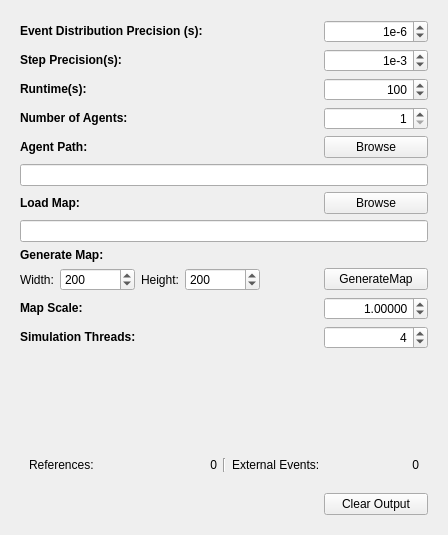
          <widget class="QWidget" name="scrollAreaWidgetContents">
           <property name="geometry">
            <rect>
             <x>0</x>
             <y>0</y>
             <width>448</width>
             <height>535</height>
            </rect>
           </property>
           <layout class="QVBoxLayout" name="verticalLayout_2">
            <item>
             <widget class="QWidget" name="widget_3" native="true">
              <property name="sizePolicy">
               <sizepolicy hsizetype="Expanding" vsizetype="Expanding">
                <horstretch>0</horstretch>
                <verstretch>0</verstretch>
               </sizepolicy>
              </property>
              <property name="minimumSize">
               <size>
                <width>0</width>
                <height>0</height>
               </size>
              </property>
              <layout class="QGridLayout" name="gridLayout_2">
               <item row="5" column="0">
                <widget class="QLabel" name="label">
                 <property name="text">
                  <string>&lt;b&gt;Agent Path:</string>
                 </property>
                 <property name="buddy">
                  <cstring>browseLuaAgentButton</cstring>
                 </property>
                </widget>
               </item>
               <item row="22" column="0" colspan="3">
                <widget class="QWidget" name="widget_4" native="true">
                 <property name="sizePolicy">
                  <sizepolicy hsizetype="MinimumExpanding" vsizetype="Fixed">
                   <horstretch>0</horstretch>
                   <verstretch>0</verstretch>
                  </sizepolicy>
                 </property>
                 <property name="minimumSize">
                  <size>
                   <width>0</width>
                   <height>0</height>
                  </size>
                 </property>
                 <layout class="QGridLayout" name="gridLayout">
                  <item row="0" column="4">
                   <widget class="Line" name="line_2">
                    <property name="orientation">
                     <enum>Qt::Vertical</enum>
                    </property>
                   </widget>
                  </item>
                  <item row="2" column="4">
                   <widget class="Line" name="line_4">
                    <property name="orientation">
                     <enum>Qt::Vertical</enum>
                    </property>
                   </widget>
                  </item>
                  <item row="1" column="4">
                   <widget class="Line" name="line_3">
                    <property name="orientation">
                     <enum>Qt::Vertical</enum>
                    </property>
                   </widget>
                  </item>
                  <item row="1" column="3">
                   <widget class="QLabel" name="label_status3">
                    <property name="text">
                     <string>0</string>
                    </property>
                    <property name="alignment">
                     <set>Qt::AlignRight|Qt::AlignTrailing|Qt::AlignVCenter</set>
                    </property>
                   </widget>
                  </item>
                  <item row="1" column="5">
                   <widget class="QLabel" name="label_15">
                    <property name="text">
                     <string>External Events:</string>
                    </property>
                   </widget>
                  </item>
                  <item row="1" column="2">
                   <widget class="QLabel" name="label_3">
                    <property name="text">
                     <string>References:</string>
                    </property>
                   </widget>
                  </item>
                  <item row="1" column="6">
                   <widget class="QLabel" name="label_status4">
                    <property name="text">
                     <string>0</string>
                    </property>
                    <property name="alignment">
                     <set>Qt::AlignRight|Qt::AlignTrailing|Qt::AlignVCenter</set>
                    </property>
                   </widget>
                  </item>
                 </layout>
                </widget>
               </item>
               <item row="7" column="2">
                <widget class="QPushButton" name="browseMapButton">
                 <property name="sizePolicy">
                  <sizepolicy hsizetype="Minimum" vsizetype="Fixed">
                   <horstretch>0</horstretch>
                   <verstretch>0</verstretch>
                  </sizepolicy>
                 </property>
                 <property name="toolTip">
                  <string>Load up an existing bitmap as a map</string>
                 </property>
                 <property name="text">
                  <string>Browse</string>
                 </property>
                </widget>
               </item>
               <item row="1" column="2">
                <widget class="QSpinBox" name="timeResSpinBox">
                 <property name="sizePolicy">
                  <sizepolicy hsizetype="Preferred" vsizetype="Fixed">
                   <horstretch>0</horstretch>
                   <verstretch>0</verstretch>
                  </sizepolicy>
                 </property>
                 <property name="toolTip">
                  <string>The precision with which events are distributed in seconds</string>
                 </property>
                 <property name="alignment">
                  <set>Qt::AlignRight|Qt::AlignTrailing|Qt::AlignVCenter</set>
                 </property>
                 <property name="accelerated">
                  <bool>true</bool>
                 </property>
                 <property name="suffix">
                  <string/>
                 </property>
                 <property name="prefix">
                  <string>1e-</string>
                 </property>
                 <property name="minimum">
                  <number>1</number>
                 </property>
                 <property name="maximum">
                  <number>12</number>
                 </property>
                 <property name="singleStep">
                  <number>1</number>
                 </property>
                 <property name="value">
                  <number>6</number>
                 </property>
                 <property name="displayIntegerBase">
                  <number>10</number>
                 </property>
                </widget>
               </item>
               <item row="5" column="2">
                <widget class="QPushButton" name="browseLuaAgentButton">
                 <property name="toolTip">
                  <string>Load up an agent behavior</string>
                 </property>
                 <property name="text">
                  <string>Browse</string>
                 </property>
                </widget>
               </item>
               <item row="21" column="0">
                <spacer name="verticalSpacer">
                 <property name="orientation">
                  <enum>Qt::Vertical</enum>
                 </property>
                 <property name="sizeHint" stdset="0">
                  <size>
                   <width>20</width>
                   <height>40</height>
                  </size>
                 </property>
                </spacer>
               </item>
               <item row="6" column="0" colspan="3">
                <widget class="QLineEdit" name="agentPathLineEdit">
                 <property name="sizePolicy">
                  <sizepolicy hsizetype="MinimumExpanding" vsizetype="Fixed">
                   <horstretch>0</horstretch>
                   <verstretch>0</verstretch>
                  </sizepolicy>
                 </property>
                 <property name="text">
                  <string/>
                 </property>
                </widget>
               </item>
               <item row="10" column="0">
                <layout class="QGridLayout" name="gridLayout_13">
                 <item row="1" column="1">
                  <widget class="QSpinBox" name="emptyPXspinBox">
                   <property name="sizePolicy">
                    <sizepolicy hsizetype="Minimum" vsizetype="Fixed">
                     <horstretch>0</horstretch>
                     <verstretch>0</verstretch>
                    </sizepolicy>
                   </property>
                   <property name="minimumSize">
                    <size>
                     <width>75</width>
                     <height>0</height>
                    </size>
                   </property>
                   <property name="maximum">
                    <number>10000</number>
                   </property>
                   <property name="singleStep">
                    <number>50</number>
                   </property>
                   <property name="value">
                    <number>200</number>
                   </property>
                  </widget>
                 </item>
                 <item row="1" column="0">
                  <widget class="QLabel" name="label_39">
                   <property name="text">
                    <string>Width:</string>
                   </property>
                  </widget>
                 </item>
                 <item row="1" column="2">
                  <widget class="QLabel" name="label_11">
                   <property name="text">
                    <string>Height:</string>
                   </property>
                  </widget>
                 </item>
                 <item row="1" column="4">
                  <widget class="QSpinBox" name="emptyPYspinBox">
                   <property name="sizePolicy">
                    <sizepolicy hsizetype="Minimum" vsizetype="Fixed">
                     <horstretch>0</horstretch>
                     <verstretch>0</verstretch>
                    </sizepolicy>
                   </property>
                   <property name="minimumSize">
                    <size>
                     <width>75</width>
                     <height>0</height>
                    </size>
                   </property>
                   <property name="maximum">
                    <number>10000</number>
                   </property>
                   <property name="singleStep">
                    <number>50</number>
                   </property>
                   <property name="value">
                    <number>200</number>
                   </property>
                  </widget>
                 </item>
                </layout>
               </item>
               <item row="10" column="2">
                <widget class="QPushButton" name="generateEmptyMapButton">
                 <property name="toolTip">
                  <string>Generate an empty (black) map with height,width.</string>
                 </property>
                 <property name="text">
                  <string>GenerateMap</string>
                 </property>
                </widget>
               </item>
               <item row="7" column="0">
                <widget class="QLabel" name="label_7">
                 <property name="text">
                  <string>&lt;html&gt;&lt;head/&gt;&lt;body&gt;&lt;p&gt;&lt;span style=&quot; font-weight:600;&quot;&gt;Load Map:&lt;/span&gt;&lt;/p&gt;&lt;/body&gt;&lt;/html&gt;</string>
                 </property>
                 <property name="buddy">
                  <cstring>browseMapButton</cstring>
                 </property>
                </widget>
               </item>
               <item row="4" column="0">
                <widget class="QLabel" name="label_2">
                 <property name="text">
                  <string>&lt;b&gt;Number of Agents:</string>
                 </property>
                 <property name="buddy">
                  <cstring>luaSpinBox</cstring>
                 </property>
                </widget>
               </item>
               <item row="9" column="0">
                <widget class="QLabel" name="label_31">
                 <property name="toolTip">
                  <string>&lt;html&gt;&lt;head/&gt;&lt;body&gt;&lt;p&gt;How many meters each pixel on the map covers(this is only important if the agent uses collision detection and map manipulation).&lt;/p&gt;&lt;/body&gt;&lt;/html&gt;</string>
                 </property>
                 <property name="text">
                  <string>&lt;html&gt;&lt;head/&gt;&lt;body&gt;&lt;p&gt;&lt;span style=&quot; font-weight:600;&quot;&gt;Generate Map:&lt;/span&gt;&lt;/p&gt;&lt;/body&gt;&lt;/html&gt;</string>
                 </property>
                 <property name="buddy">
                  <cstring>scaleDoubleSpinBox</cstring>
                 </property>
                </widget>
               </item>
               <item row="19" column="0">
                <widget class="QLabel" name="label_20">
                 <property name="text">
                  <string>&lt;html&gt;&lt;head/&gt;&lt;body&gt;&lt;p&gt;&lt;span style=&quot; font-weight:600;&quot;&gt;Simulation Threads:&lt;/span&gt;&lt;/p&gt;&lt;/body&gt;&lt;/html&gt;</string>
                 </property>
                </widget>
               </item>
               <item row="23" column="2">
                <widget class="QPushButton" name="pushButton">
                 <property name="text">
                  <string>Clear Output</string>
                 </property>
                </widget>
               </item>
               <item row="19" column="2">
                <widget class="QSpinBox" name="advThreadSpinBox">
                 <property name="toolTip">
                  <string>&lt;html&gt;&lt;head/&gt;&lt;body&gt;&lt;p&gt;Amount of CPU threads to utilize for the next simulation.&lt;/p&gt;&lt;/body&gt;&lt;/html&gt;</string>
                 </property>
                 <property name="layoutDirection">
                  <enum>Qt::LeftToRight</enum>
                 </property>
                 <property name="alignment">
                  <set>Qt::AlignRight|Qt::AlignTrailing|Qt::AlignVCenter</set>
                 </property>
                 <property name="buttonSymbols">
                  <enum>QAbstractSpinBox::UpDownArrows</enum>
                 </property>
                 <property name="minimum">
                  <number>1</number>
                 </property>
                 <property name="value">
                  <number>4</number>
                 </property>
                </widget>
               </item>
               <item row="12" column="0">
                <widget class="QLabel" name="label_40">
                 <property name="toolTip">
                  <string>&lt;html&gt;&lt;head/&gt;&lt;body&gt;&lt;p&gt;How many meters each pixel covers&lt;/p&gt;&lt;/body&gt;&lt;/html&gt;</string>
                 </property>
                 <property name="text">
                  <string>&lt;html&gt;&lt;head/&gt;&lt;body&gt;&lt;p&gt;&lt;span style=&quot; font-weight:600;&quot;&gt;Map Scale:&lt;/span&gt;&lt;/p&gt;&lt;/body&gt;&lt;/html&gt;</string>
                 </property>
                </widget>
               </item>
               <item row="1" column="0">
                <widget class="QLabel" name="label_5">
                 <property name="toolTip">
                  <string>Number of microsteps pr second</string>
                 </property>
                 <property name="toolTipDuration">
                  <number>-1</number>
                 </property>
                 <property name="text">
                  <string>&lt;html&gt;&lt;head/&gt;&lt;body&gt;&lt;p&gt;&lt;span style=&quot; font-weight:600;&quot;&gt;Event Distribution Precision (s):&lt;/span&gt;&lt;/p&gt;&lt;/body&gt;&lt;/html&gt;</string>
                 </property>
                 <property name="buddy">
                  <cstring>timeResSpinBox</cstring>
                 </property>
                </widget>
               </item>
               <item row="3" column="2">
                <widget class="QSpinBox" name="runTimeSpinBox">
                 <property name="sizePolicy">
                  <sizepolicy hsizetype="Preferred" vsizetype="Fixed">
                   <horstretch>0</horstretch>
                   <verstretch>0</verstretch>
                  </sizepolicy>
                 </property>
                 <property name="alignment">
                  <set>Qt::AlignRight|Qt::AlignTrailing|Qt::AlignVCenter</set>
                 </property>
                 <property name="accelerated">
                  <bool>true</bool>
                 </property>
                 <property name="minimum">
                  <number>1</number>
                 </property>
                 <property name="maximum">
                  <number>31536000</number>
                 </property>
                 <property name="singleStep">
                  <number>100</number>
                 </property>
                 <property name="value">
                  <number>100</number>
                 </property>
                </widget>
               </item>
               <item row="2" column="0">
                <widget class="QLabel" name="label_6">
                 <property name="toolTip">
                  <string>Number of mirosteps pr macrostep</string>
                 </property>
                 <property name="text">
                  <string>&lt;html&gt;&lt;head/&gt;&lt;body&gt;&lt;p&gt;&lt;span style=&quot; font-weight:600;&quot;&gt;Step Precision(s):&lt;/span&gt;&lt;/p&gt;&lt;/body&gt;&lt;/html&gt;</string>
                 </property>
                 <property name="buddy">
                  <cstring>macroSpinBox</cstring>
                 </property>
                </widget>
               </item>
               <item row="12" column="2">
                <widget class="QDoubleSpinBox" name="scaleDoubleSpinBox">
                 <property name="toolTip">
                  <string>&lt;html&gt;&lt;head/&gt;&lt;body&gt;&lt;p&gt;Define the map scale. It defines how many meters each pixel of the map covers.&lt;/p&gt;&lt;/body&gt;&lt;/html&gt;</string>
                 </property>
                 <property name="frame">
                  <bool>true</bool>
                 </property>
                 <property name="alignment">
                  <set>Qt::AlignRight|Qt::AlignTrailing|Qt::AlignVCenter</set>
                 </property>
                 <property name="accelerated">
                  <bool>true</bool>
                 </property>
                 <property name="decimals">
                  <number>5</number>
                 </property>
                 <property name="minimum">
                  <double>0.000100000000000</double>
                 </property>
                 <property name="maximum">
                  <double>1000000.000000000000000</double>
                 </property>
                 <property name="singleStep">
                  <double>0.001000000000000</double>
                 </property>
                 <property name="value">
                  <double>1.000000000000000</double>
                 </property>
                </widget>
               </item>
               <item row="2" column="2">
                <widget class="QSpinBox" name="macroSpinBox">
                 <property name="sizePolicy">
                  <sizepolicy hsizetype="Preferred" vsizetype="Fixed">
                   <horstretch>0</horstretch>
                   <verstretch>0</verstretch>
                  </sizepolicy>
                 </property>
                 <property name="toolTip">
                  <string>Defines the amount of 'takeStep' pr second (which is 1/stepPrecision)</string>
                 </property>
                 <property name="alignment">
                  <set>Qt::AlignRight|Qt::AlignTrailing|Qt::AlignVCenter</set>
                 </property>
                 <property name="prefix">
                  <string>1e-</string>
                 </property>
                 <property name="minimum">
                  <number>-12</number>
                 </property>
                 <property name="maximum">
                  <number>12</number>
                 </property>
                 <property name="singleStep">
                  <number>1</number>
                 </property>
                 <property name="value">
                  <number>3</number>
                 </property>
                </widget>
               </item>
               <item row="8" column="0" colspan="3">
                <widget class="QLineEdit" name="mapPathLineEdit"/>
               </item>
               <item row="3" column="0">
                <widget class="QLabel" name="label_13">
                 <property name="text">
                  <string>&lt;b&gt;Runtime(s):</string>
                 </property>
                 <property name="buddy">
                  <cstring>runTimeSpinBox</cstring>
                 </property>
                </widget>
               </item>
               <item row="4" column="2">
                <widget class="QSpinBox" name="luaSpinBox">
                 <property name="sizePolicy">
                  <sizepolicy hsizetype="Preferred" vsizetype="Fixed">
                   <horstretch>0</horstretch>
                   <verstretch>0</verstretch>
                  </sizepolicy>
                 </property>
                 <property name="alignment">
                  <set>Qt::AlignRight|Qt::AlignTrailing|Qt::AlignVCenter</set>
                 </property>
                 <property name="minimum">
                  <number>1</number>
                 </property>
                 <property name="maximum">
                  <number>65536</number>
                 </property>
                 <property name="value">
                  <number>1</number>
                 </property>
                </widget>
               </item>
               <item row="21" column="1">
                <spacer name="horizontalSpacer">
                 <property name="orientation">
                  <enum>Qt::Horizontal</enum>
                 </property>
                 <property name="sizeType">
                  <enum>QSizePolicy::Expanding</enum>
                 </property>
                 <property name="sizeHint" stdset="0">
                  <size>
                   <width>40</width>
                   <height>20</height>
                  </size>
                 </property>
                </spacer>
               </item>
              </layout>
             </widget>
            </item>
           </layout>
          </widget>
